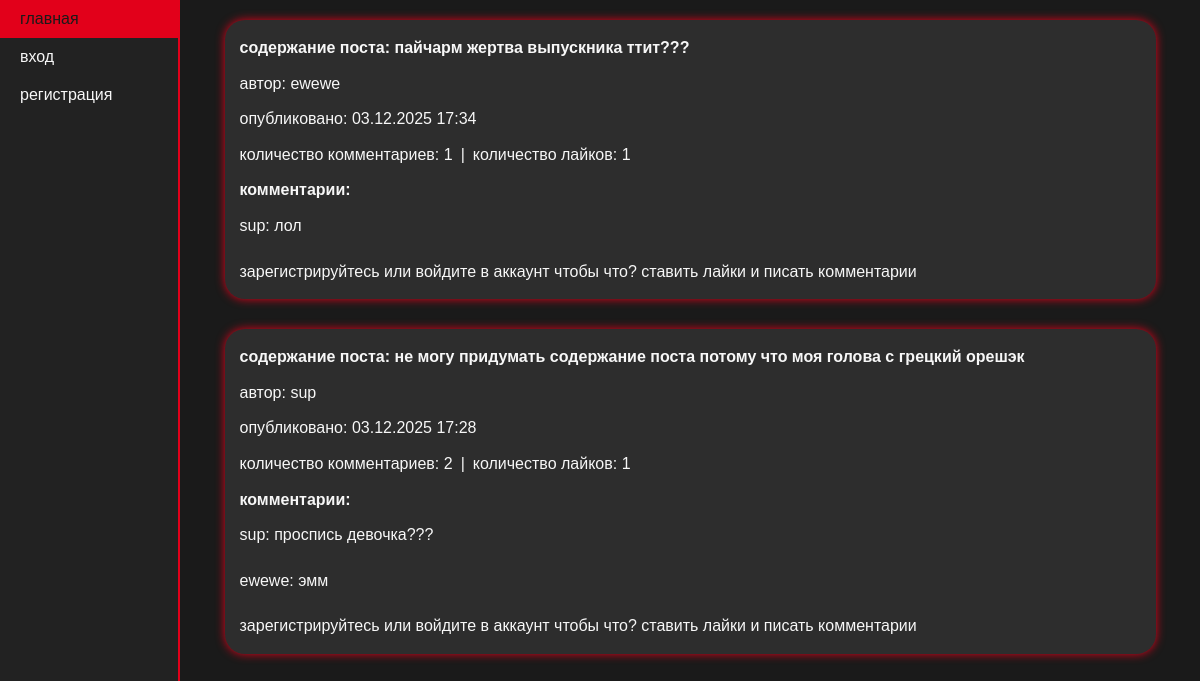
Before: /main/ with the older database file.
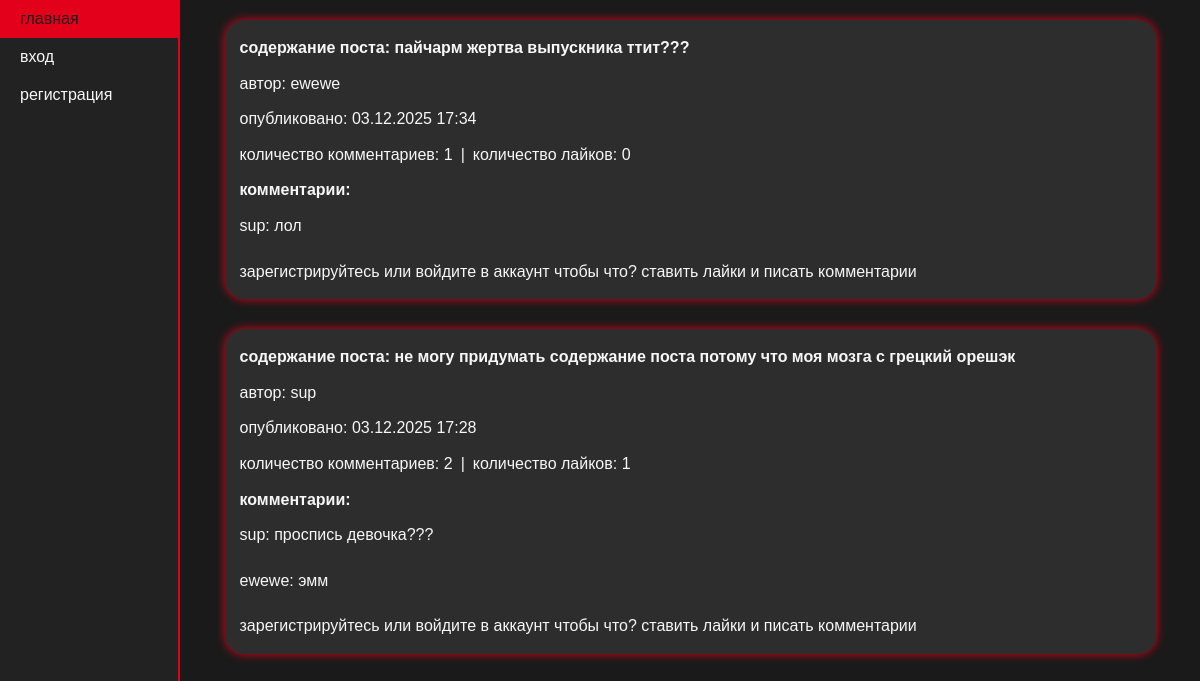
After: the same page with the newer database file.
### main/models.py (models this page shows)
class Post(models.Model):
    MyUser = models.ForeignKey(MyUser, on_delete=models.CASCADE)
    post_content = models.TextField(default='')
    pub_date = models.DateTimeField(auto_now_add=True)
    likes = models.ManyToManyField(settings.AUTH_USER_MODEL, related_name="liked_posts", blank=True)

class MyUser(AbstractUser):
    avatar = models.ImageField(upload_to='avatars', null=True, blank=False)
    bio = models.TextField()

### main/views.py (the view)
# urls.py: path('', views.PostListView.as_view(), name='index'),
class PostListView(generic.ListView):
    model = Post
    paginate_by = 3
    template_name = 'index.html'
    context_object_name = 'post_list'
    def get_queryset(self):
        return Post.objects.order_by('-pub_date')[:50].annotate(
            comment_count=Count('comment', distinct=True),
            like_count=Count('likes', distinct=True))

### main/templates/index.html (shortened to what this page needs)
{% extends "basic.html" %}
{% block content %}
    {% if post_list %}
        {% for p in post_list %}
            <div class="post">
                <p><strong>содержание поста: {{ p.post_content }}</strong></p>
                <p>автор: {{ p.MyUser }}</p>
                <p>опубликовано: {{ p.pub_date|date:"d.m.Y H:i" }}</p>
                <div class="statistics">
                    <p>количество комментариев: {{ p.comment_count }}</p> <span> | </span>
                    <p>количество лайков: {{ p.like_count }}</p>
                </div>
                <p><strong>комментарии:</strong></p>
                {% for comment in p.comment_set.all %}
                    <p>{{ comment.my_user.username }}: {{ comment.comment_text }}</p>
                {% empty %}
                    <p>прокомментируйте этот пост первым</p>
                {% endfor %}
                {% if user.is_authenticated %}
                <a href="{% url 'main:toggle_like' pk=p.pk %}">
                    {% if request.user in p.likes.all %}
                        убрать лайк
                    {% else %}
                        поставить лайк
                    {% endif %}
                </a>
                <a href="{% url 'main:add-comment' pk=p.id %}">написать пару ласковых</a>
                {% else %}
                <p>зарегистрируйтесь или войдите в аккаунт чтобы что? ставить лайки и писать комментарии</p>
                {% endif %}
            </div>
        {% endfor %}
    {% else %}
        <p>пусто :(</p>
    {% endif %}
{% endblock %}

Changed rows visible on the page:
computed for Post "пайчарм жертва выпускника ттит???": like_count "1" → "0"
changed Post "sup": post_content "не могу придумать содержание поста потому что моя голова с грецкий орешэк" → "не могу придумать содержание поста потому что моя мозга с грецкий орешэк"
